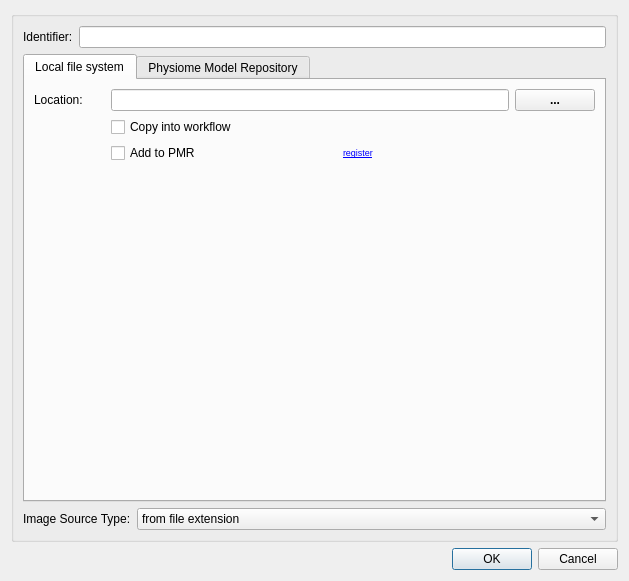
<?xml version="1.0" encoding="UTF-8"?>
<ui version="4.0">
 <class>ConfigureDialog</class>
 <widget class="QDialog" name="ConfigureDialog">
  <property name="geometry">
   <rect>
    <x>0</x>
    <y>0</y>
    <width>629</width>
    <height>581</height>
   </rect>
  </property>
  <property name="windowTitle">
   <string>Configure - Image Source</string>
  </property>
  <layout class="QVBoxLayout" name="verticalLayout_2">
   <item>
    <widget class="QGroupBox" name="groupBox">
     <property name="title">
      <string/>
     </property>
     <layout class="QVBoxLayout" name="verticalLayout">
      <item>
       <layout class="QHBoxLayout" name="horizontalLayout">
        <item>
         <widget class="QLabel" name="label">
          <property name="text">
           <string>Identifier:</string>
          </property>
          <property name="buddy">
           <cstring>identifierLineEdit</cstring>
          </property>
         </widget>
        </item>
        <item>
         <widget class="QLineEdit" name="identifierLineEdit"/>
        </item>
       </layout>
      </item>
      <item>
       <widget class="QTabWidget" name="tabWidget">
        <property name="currentIndex">
         <number>0</number>
        </property>
        <widget class="QWidget" name="localTab">
         <attribute name="title">
          <string>Local file system</string>
         </attribute>
         <layout class="QGridLayout" name="gridLayout">
          <item row="2" column="3">
           <widget class="QLabel" name="pmrRegisterLabel">
            <property name="font">
             <font>
              <pointsize>7</pointsize>
             </font>
            </property>
            <property name="text">
             <string>&lt;a href=&quot;mapclient.register&quot;&gt;register&lt;/a&gt;</string>
            </property>
           </widget>
          </item>
          <item row="0" column="0">
           <widget class="QLabel" name="label_3">
            <property name="minimumSize">
             <size>
              <width>71</width>
              <height>0</height>
             </size>
            </property>
            <property name="text">
             <string>Location:</string>
            </property>
            <property name="buddy">
             <cstring>localLineEdit</cstring>
            </property>
           </widget>
          </item>
          <item row="4" column="1">
           <spacer name="verticalSpacer">
            <property name="orientation">
             <enum>Qt::Vertical</enum>
            </property>
            <property name="sizeHint" stdset="0">
             <size>
              <width>20</width>
              <height>40</height>
             </size>
            </property>
           </spacer>
          </item>
          <item row="0" column="5">
           <widget class="QPushButton" name="localButton">
            <property name="font">
             <font>
              <weight>75</weight>
              <bold>true</bold>
             </font>
            </property>
            <property name="text">
             <string>...</string>
            </property>
           </widget>
          </item>
          <item row="0" column="1" colspan="4">
           <widget class="QLineEdit" name="localLineEdit">
            <property name="styleSheet">
             <string notr="true">selection-color: red;
color: green</string>
            </property>
           </widget>
          </item>
          <item row="2" column="1">
           <widget class="QCheckBox" name="addToPMRCheckBox">
            <property name="toolTip">
             <string>Requires Mercurial (hg)</string>
            </property>
            <property name="text">
             <string>Add to PMR</string>
            </property>
           </widget>
          </item>
          <item row="3" column="4">
           <widget class="QLabel" name="previousLocationLabel">
            <property name="maximumSize">
             <size>
              <width>0</width>
              <height>16777215</height>
             </size>
            </property>
            <property name="text">
             <string/>
            </property>
           </widget>
          </item>
          <item row="2" column="4">
           <spacer name="horizontalSpacer_4">
            <property name="orientation">
             <enum>Qt::Horizontal</enum>
            </property>
            <property name="sizeHint" stdset="0">
             <size>
              <width>40</width>
              <height>20</height>
             </size>
            </property>
           </spacer>
          </item>
          <item row="1" column="1" colspan="4">
           <widget class="QCheckBox" name="copyToWorkflowCheckBox">
            <property name="text">
             <string>Copy into workflow</string>
            </property>
           </widget>
          </item>
          <item row="2" column="2">
           <spacer name="horizontalSpacer">
            <property name="orientation">
             <enum>Qt::Horizontal</enum>
            </property>
            <property name="sizeHint" stdset="0">
             <size>
              <width>40</width>
              <height>20</height>
             </size>
            </property>
           </spacer>
          </item>
         </layout>
        </widget>
        <widget class="QWidget" name="pmrTab">
         <attribute name="title">
          <string>Physiome Model Repository</string>
         </attribute>
         <layout class="QVBoxLayout" name="verticalLayout_4">
          <item>
           <layout class="QHBoxLayout" name="horizontalLayout_5">
            <item>
             <widget class="QLabel" name="label_5">
              <property name="minimumSize">
               <size>
                <width>71</width>
                <height>0</height>
               </size>
              </property>
              <property name="text">
               <string>Location:</string>
              </property>
              <property name="buddy">
               <cstring>pmrLineEdit</cstring>
              </property>
             </widget>
            </item>
            <item>
             <widget class="QLineEdit" name="pmrLineEdit"/>
            </item>
            <item>
             <widget class="QPushButton" name="pmrButton">
              <property name="font">
               <font>
                <weight>75</weight>
                <bold>true</bold>
               </font>
              </property>
              <property name="text">
               <string>...</string>
              </property>
             </widget>
            </item>
           </layout>
          </item>
          <item>
           <spacer name="verticalSpacer_2">
            <property name="orientation">
             <enum>Qt::Vertical</enum>
            </property>
            <property name="sizeHint" stdset="0">
             <size>
              <width>20</width>
              <height>40</height>
             </size>
            </property>
           </spacer>
          </item>
         </layout>
        </widget>
       </widget>
      </item>
      <item>
       <layout class="QHBoxLayout" name="horizontalLayout_2">
        <item>
         <widget class="QLabel" name="label_6">
          <property name="text">
           <string>Image Source Type:</string>
          </property>
          <property name="buddy">
           <cstring>imageSourceTypeComboBox</cstring>
          </property>
         </widget>
        </item>
        <item>
         <widget class="QComboBox" name="imageSourceTypeComboBox">
          <property name="sizePolicy">
           <sizepolicy hsizetype="Expanding" vsizetype="Fixed">
            <horstretch>0</horstretch>
            <verstretch>0</verstretch>
           </sizepolicy>
          </property>
          <item>
           <property name="text">
            <string>from file extension</string>
           </property>
          </item>
          <item>
           <property name="text">
            <string>png (*.png)</string>
           </property>
          </item>
          <item>
           <property name="text">
            <string>jpg (*.jpg, *.jpeg)</string>
           </property>
          </item>
          <item>
           <property name="text">
            <string>TIFF (*.tiff)</string>
           </property>
          </item>
          <item>
           <property name="text">
            <string>DICOM (*.dcm)</string>
           </property>
          </item>
         </widget>
        </item>
       </layout>
      </item>
     </layout>
    </widget>
   </item>
   <item>
    <widget class="QDialogButtonBox" name="buttonBox">
     <property name="orientation">
      <enum>Qt::Horizontal</enum>
     </property>
     <property name="standardButtons">
      <set>QDialogButtonBox::Cancel|QDialogButtonBox::Ok</set>
     </property>
    </widget>
   </item>
  </layout>
 </widget>
 <resources/>
 <connections>
  <connection>
   <sender>buttonBox</sender>
   <signal>accepted()</signal>
   <receiver>ConfigureDialog</receiver>
   <slot>accept()</slot>
   <hints>
    <hint type="sourcelabel">
     <x>248</x>
     <y>254</y>
    </hint>
    <hint type="destinationlabel">
     <x>157</x>
     <y>272</y>
    </hint>
   </hints>
  </connection>
  <connection>
   <sender>buttonBox</sender>
   <signal>rejected()</signal>
   <receiver>ConfigureDialog</receiver>
   <slot>reject()</slot>
   <hints>
    <hint type="sourcelabel">
     <x>316</x>
     <y>260</y>
    </hint>
    <hint type="destinationlabel">
     <x>286</x>
     <y>272</y>
    </hint>
   </hints>
  </connection>
 </connections>
</ui>
